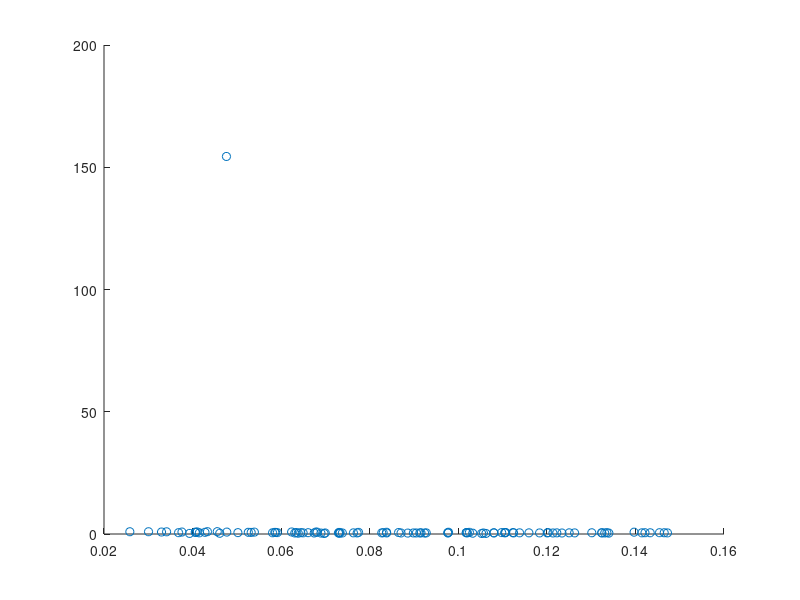

The MATLAB script that drew this image:
%Read in the edge ratio feature
fid=fopen('edgeRatios.txt');
edgeratiodata = textscan(fid, '%s %f', 'Delimiter',',');
fclose(fid);

%Split the edge ratio feature dataset in names and values
edgeratiodatanames = edgeratiodata{1};
edgeratiodatavalues = edgeratiodata{2};

%Read in the edge ratio feature
fid=fopen('avgHSV.txt');
hsvdata = textscan(fid, '%s %f %f %f', 'Delimiter',',');
fclose(fid);

hsvnames = hsvdata{1};
huevalues = hsvdata{2};
saturationvalues = hsvdata{3};
intensityvalues = hsvdata{4};

%Now plot 2 features against each other.
%Note we do not have the 2nd feature yet.
scatter(edgeratiodatavalues, intensityvalues, 'o');